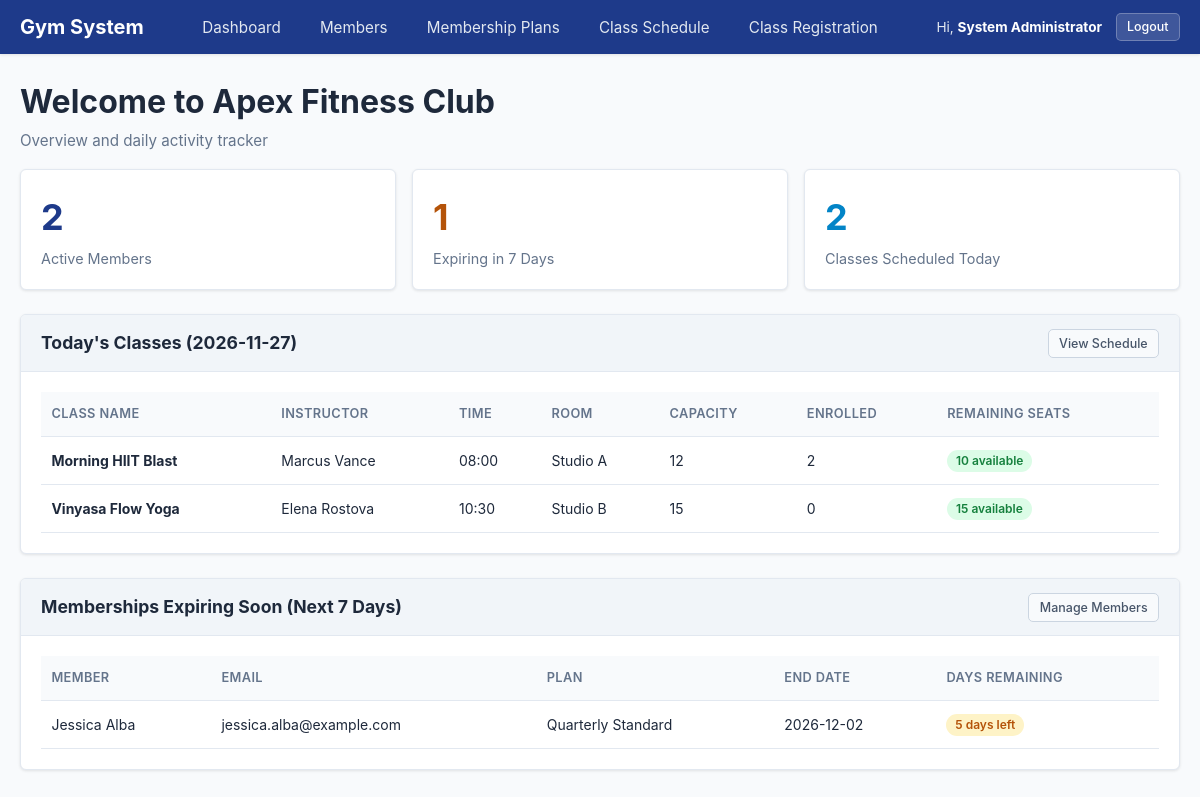
/pages/dashboard.php (signed in), run on the app's committed database.
### tables this page shows
CREATE TABLE IF NOT EXISTS `classes` (
    `id` INT AUTO_INCREMENT PRIMARY KEY,
    `class_name` VARCHAR(100) NOT NULL,
    `instructor_id` INT NOT NULL,
    `class_date` DATE NOT NULL,
    `start_time` TIME NOT NULL,
    `capacity` INT NOT NULL,
    `room` VARCHAR(50) NOT NULL,
    `created_at` TIMESTAMP DEFAULT CURRENT_TIMESTAMP,
    CONSTRAINT `fk_classes_instructor` FOREIGN KEY (`instructor_id`) REFERENCES `instructors` (`id`) ON DELETE RESTRICT
);

CREATE TABLE IF NOT EXISTS `instructors` (
    `id` INT AUTO_INCREMENT PRIMARY KEY,
    `full_name` VARCHAR(100) NOT NULL,
    `email` VARCHAR(100) NOT NULL,
    `created_at` TIMESTAMP DEFAULT CURRENT_TIMESTAMP
);

CREATE TABLE IF NOT EXISTS `memberships` (
    `id` INT AUTO_INCREMENT PRIMARY KEY,
    `member_id` INT NOT NULL,
    `plan_id` INT NOT NULL,
    `start_date` DATE NOT NULL,
    `end_date` DATE NOT NULL,
    `status` VARCHAR(20) NOT NULL DEFAULT 'Active',
    `created_at` TIMESTAMP DEFAULT CURRENT_TIMESTAMP,
    CONSTRAINT `fk_memberships_member` FOREIGN KEY (`member_id`) REFERENCES `members` (`id`) ON DELETE CASCADE,
    CONSTRAINT `fk_memberships_plan` FOREIGN KEY (`plan_id`) REFERENCES `membership_plans` (`id`) ON DELETE RESTRICT
);

CREATE TABLE IF NOT EXISTS `members` (
    `id` INT AUTO_INCREMENT PRIMARY KEY,
    `first_name` VARCHAR(50) NOT NULL,
    `last_name` VARCHAR(50) NOT NULL,
    `email` VARCHAR(100) NOT NULL UNIQUE,
    `phone` VARCHAR(20) NOT NULL,
    `date_of_birth` DATE NOT NULL,
    `status_id` INT NOT NULL,
    `joined_on` DATE NOT NULL,
    `created_at` TIMESTAMP DEFAULT CURRENT_TIMESTAMP,
    CONSTRAINT `fk_members_status` FOREIGN KEY (`status_id`) REFERENCES `member_statuses` (`id`) ON UPDATE CASCADE ON DELETE RESTRICT
);

CREATE TABLE IF NOT EXISTS `membership_plans` (
    `id` INT AUTO_INCREMENT PRIMARY KEY,
    `plan_name` VARCHAR(100) NOT NULL,
    `duration_days` INT NOT NULL,
    `price` DECIMAL(10, 2) NOT NULL,
    `created_at` TIMESTAMP DEFAULT CURRENT_TIMESTAMP
);

### includes/functions.php (called while the page is built, shortened)
<?php
function escape($value) {
    return htmlspecialchars((string)$value, ENT_QUOTES, 'UTF-8');
}

### models/member.php (called while the page is built, shortened)
<?php
class Member {
    private $db_connection;
    public function __construct($db_connection) {
        $this->db_connection = $db_connection;
    }
    public function getActiveCount() {
        $sql_query = "
            SELECT COUNT(*) AS total
            FROM members m
            JOIN member_statuses s ON m.status_id = s.id
            WHERE s.status_name = 'Active'
        ";
        $statement = $this->db_connection->prepare($sql_query);
        $statement->execute();
        $row = $statement->fetch();
        return $row ? (int)$row['total'] : 0;
    }
}

### models/membership.php (called while the page is built, shortened)
<?php
class Membership {
    private $db_connection;
    public function __construct($db_connection) {
        $this->db_connection = $db_connection;
    }
    public function getExpiringSoon($days_threshold = 7) {
        $sql_query = "
            SELECT ms.*, m.first_name, m.last_name, m.email, m.phone, p.plan_name,
                   DATEDIFF(ms.end_date, CURDATE()) AS days_remaining
            FROM memberships ms
            JOIN members m ON ms.member_id = m.id
            JOIN membership_plans p ON ms.plan_id = p.id
            WHERE ms.status = 'Active'
              AND ms.end_date >= CURDATE()
              AND ms.end_date <= DATE_ADD(CURDATE(), INTERVAL :days DAY)
            ORDER BY ms.end_date ASC
        ";
        $statement = $this->db_connection->prepare($sql_query);
        $statement->bindValue(':days', (int)$days_threshold, PDO::PARAM_INT);
        $statement->execute();
        return $statement->fetchAll();
    }
    public function syncExpiredMemberships() {
        $this->db_connection->query("
            UPDATE memberships
            SET status = 'Expired'
            WHERE status = 'Active' AND end_date < CURDATE()
        ");
        $this->db_connection->query("
            UPDATE members m
            JOIN (
                SELECT member_id, MAX(end_date) AS max_end
                FROM memberships
                GROUP BY member_id
            ) latest_ms ON m.id = latest_ms.member_id
            SET m.status_id = 2
            WHERE latest_ms.max_end < CURDATE() AND m.status_id = 1
        ");
    }
}

### models/gym_class.php (called while the page is built, shortened)
<?php
class GymClass {
    private $db_connection;
    public function __construct($db_connection) {
        $this->db_connection = $db_connection;
    }
    public function getTodayClasses() {
        $sql_query = "
            SELECT c.*, i.full_name AS instructor_name,
                   COUNT(r.id) AS registered_count,
                   (c.capacity - COUNT(r.id)) AS seats_remaining
            FROM classes c
            JOIN instructors i ON c.instructor_id = i.id
            LEFT JOIN registrations r ON c.id = r.class_id
            WHERE c.class_date = CURDATE()
            GROUP BY c.id
            ORDER BY c.start_time ASC
        ";
        $statement = $this->db_connection->prepare($sql_query);
        $statement->execute();
        return $statement->fetchAll();
    }
}

### pages/dashboard.php (the view, shortened to what this page needs)
<?php
require_once __DIR__ . '/../includes/header.php';
require_once __DIR__ . '/../models/member.php';
require_once __DIR__ . '/../models/membership.php';
require_once __DIR__ . '/../models/gym_class.php';
$pdo_connection = getDbConnection();
$member_model = new Member($pdo_connection);
$membership_model = new Membership($pdo_connection);
$class_model = new GymClass($pdo_connection);
$membership_model->syncExpiredMemberships();
$active_members_count = $member_model->getActiveCount();
$expiring_memberships = $membership_model->getExpiringSoon(7);
$today_classes = $class_model->getTodayClasses();
$gym_title = 'Apex Fitness Club';
?>
<div class="dashboard-header">
    <h1>Welcome to <?php echo escape($gym_title); ?></h1>
    <p class="subtitle">Overview and daily activity tracker</p>
</div>
<div class="stats-grid">
    <div class="stat-card">
        <div class="stat-number"><?php echo escape($active_members_count); ?></div>
        <div class="stat-label">Active Members</div>
    </div>
    <div class="stat-card stat-warning">
        <div class="stat-number"><?php echo count($expiring_memberships); ?></div>
        <div class="stat-label">Expiring in 7 Days</div>
    </div>
    <div class="stat-card stat-info">
        <div class="stat-number"><?php echo count($today_classes); ?></div>
        <div class="stat-label">Classes Scheduled Today</div>
    </div>
</div>
<div class="dashboard-sections">
    <section class="card mb-4">
        <div class="card-header">
            <h2>Today's Classes (<?php echo date('Y-m-d'); ?>)</h2>
            <a href="<?php echo escape(BASE_URL); ?>/pages/schedule.php" class="btn btn-sm btn-secondary">View Schedule</a>
        </div>
        <div class="card-body">
            <?php if (empty($today_classes)): ?>
                <p class="text-muted">No classes scheduled for today.</p>
            <?php else: ?>
                <table class="data-table">
                    <thead>
                        <tr>
                            <th>Class Name</th>
                            <th>Instructor</th>
                            <th>Time</th>
                            <th>Room</th>
                            <th>Capacity</th>
                            <th>Enrolled</th>
                            <th>Remaining Seats</th>
                        </tr>
                    </thead>
                    <tbody>
                        <?php foreach ($today_classes as $class_row): ?>
                            <tr>
                                <td><strong><?php echo escape($class_row['class_name']); ?></strong></td>
                                <td><?php echo escape($class_row['instructor_name']); ?></td>
                                <td><?php echo escape(substr($class_row['start_time'], 0, 5)); ?></td>
                                <td><?php echo escape($class_row['room']); ?></td>
                                <td><?php echo escape($class_row['capacity']); ?></td>
                                <td><?php echo escape($class_row['registered_count']); ?></td>
                                <td>
                                    <span class="badge <?php echo $class_row['seats_remaining'] > 0 ? 'badge-success' : 'badge-danger'; ?>">
                                        <?php echo escape($class_row['seats_remaining']); ?> available
                                    </span>
                                </td>
                            </tr>
                        <?php endforeach; ?>
                    </tbody>
                </table>
            <?php endif; ?>
        </div>
    </section>
    <section class="card">
        <div class="card-header">
            <h2>Memberships Expiring Soon (Next 7 Days)</h2>
            <a href="<?php echo escape(BASE_URL); ?>/pages/members.php" class="btn btn-sm btn-secondary">Manage Members</a>
        </div>
        <div class="card-body">
            <?php if (empty($expiring_memberships)): ?>
                <p class="text-muted">No memberships are expiring within the next 7 days.</p>
            <?php else: ?>
                <table class="data-table">
                    <thead>
                        <tr>
                            <th>Member</th>
                            <th>Email</th>
                            <th>Plan</th>
                            <th>End Date</th>
                            <th>Days Remaining</th>
                        </tr>
                    </thead>
                    <tbody>
                        <?php foreach ($expiring_memberships as $membership_row): ?>
                            <tr>
                                <td><?php echo escape($membership_row['first_name'] . ' ' . $membership_row['last_name']); ?></td>
                                <td><?php echo escape($membership_row['email']); ?></td>
                                <td><?php echo escape($membership_row['plan_name']); ?></td>
                                <td><?php echo escape($membership_row['end_date']); ?></td>
                                <td>
                                    <span class="badge badge-warning">
                                        <?php echo escape($membership_row['days_remaining']); ?> days left
                                    </span>
                                </td>
                            </tr>
                        <?php endforeach; ?>
                    </tbody>
                </table>
            <?php endif; ?>
        </div>
    </section>
</div>
<?php require_once __DIR__ . '/../includes/footer.php'; ?>

### data on the page
classes: class_name "Morning HIIT Blast", instructor.full_name "Marcus Vance", start_time "08:00", room "Studio A", capacity "12", registered_count "2", seats_remaining "10"
classes: class_name "Vinyasa Flow Yoga", instructor.full_name "Elena Rostova", start_time "10:30", room "Studio B", capacity "15", registered_count "0", seats_remaining "15"
memberships: member.last_name "Jessica Alba", member.email "jessica.alba@example.com", plan.plan_name "Quarterly Standard", end_date "2026-12-02", days_remaining "5"

### other printed values
$current_user['name'] "System Administrator"
$gym_title "Apex Fitness Club"
$active_members_count "2"
count($expiring_memberships) "1"
count($today_classes) "2"
